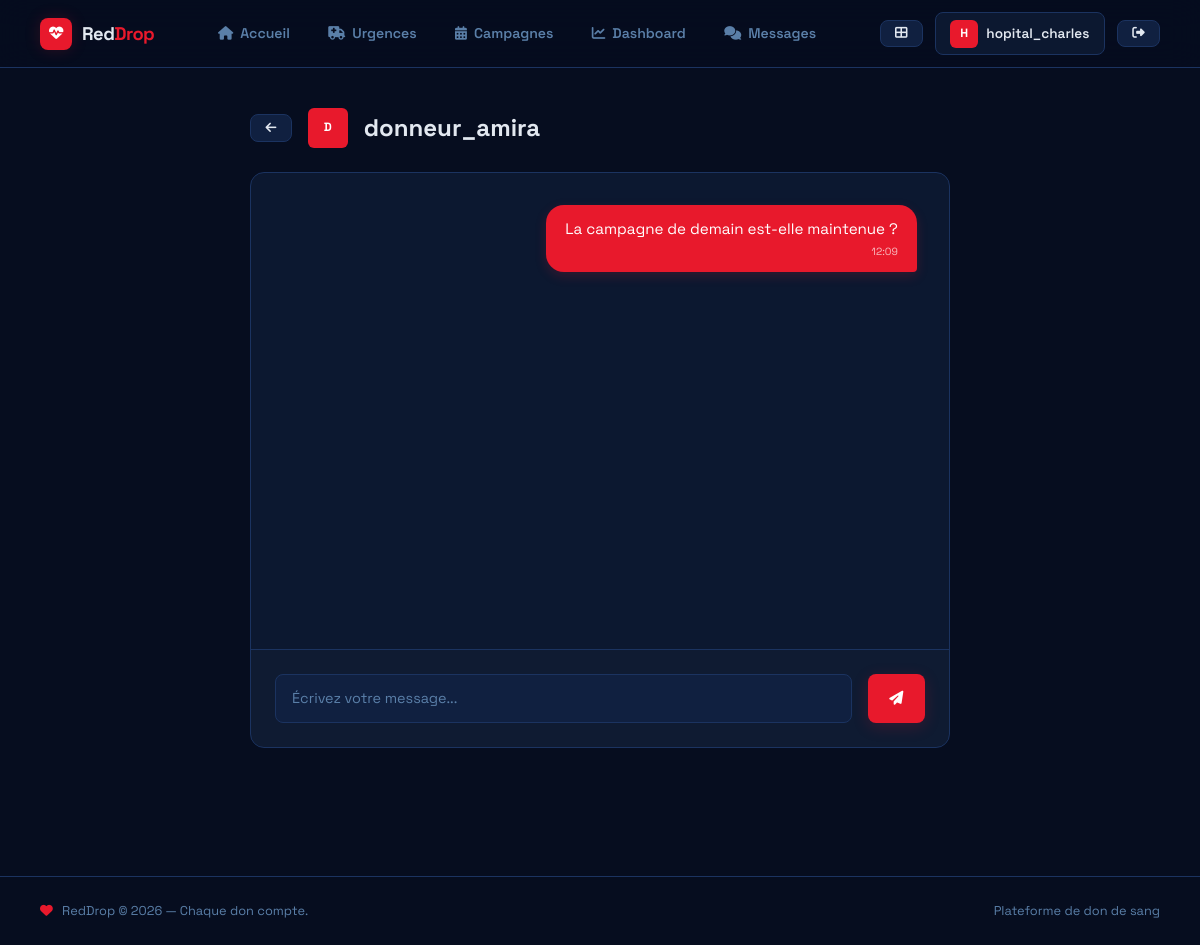
The app's page /reddrop/messages/7/ (signed in) with its own data.
### reddrop/models.py (models this page shows, shortened)
class Message(models.Model):
    expediteur = models.ForeignKey(settings.AUTH_USER_MODEL, on_delete=models.CASCADE, related_name='messages_envoyes')
    destinataire = models.ForeignKey(settings.AUTH_USER_MODEL, on_delete=models.CASCADE, related_name='messages_recus')
    contenu = models.TextField()
    date_envoi = models.DateTimeField(auto_now_add=True)
    lue = models.BooleanField(default=False)
    class Meta:
        ordering = ['date_envoi']

### reddrop/views.py (the view, shortened to what this page needs)
# urls.py: path('messages/<int:user_id>/', views.view_conversation, name='view_conversation'),
@login_required
def view_conversation(request, user_id):
    from django.contrib.auth.models import User
    other_user = get_object_or_404(User, id=user_id)
    messages_chat = Message.objects.filter(
        (models.Q(expediteur=request.user) & models.Q(destinataire=other_user)) |
        (models.Q(expediteur=other_user) & models.Q(destinataire=request.user))
    ).order_by('date_envoi')
    return render(request, 'reddrop/chat.html', {
        'other_user': other_user,
        'messages_chat': messages_chat
    })

### reddrop/templates/reddrop/chat.html (shortened to what this page needs)
{% extends 'reddrop/base.html' %}
{% block content %}
<div class="ls-in chat-wrapper">
  <div style="margin-bottom:1.5rem; display:flex; align-items:center; gap:1rem;">
    <a href="{% url 'message_list' %}" class="ls-btn ls-btn-ghost ls-btn-sm"><i class="fas fa-arrow-left"></i></a>
    <div class="ls-avatar" style="width:40px; height:40px;">{{ other_user.username|slice:":1"|upper }}</div>
    <h2 style="font-size:1.5rem; font-weight:800; margin:0;">{{ other_user.username }}</h2>
  </div>
  <div class="ls-panel" style="flex-grow:1; display:flex; flex-direction:column; overflow:hidden;">
    <div id="chat-messages" style="flex-grow:1; overflow-y:auto; padding:2rem; display:flex; flex-direction:column; gap:1rem;">
      {% for msg in messages_chat %}
        <div class="chat-bubble {% if msg.expediteur == user %}msg-sent{% else %}msg-received{% endif %}">
          <div>{{ msg.contenu }}</div>
          <div class="msg-time">{{ msg.date_envoi|date:"H:i" }}</div>
        </div>
      {% endfor %}
    </div>
    <div style="padding:1.5rem; border-top:1px solid var(--ls-border); background:rgba(255,255,255,0.01);">
      <form method="post" style="display:flex; gap:1rem;">
        <input type="text" name="contenu" class="ls-input" placeholder="Écrivez votre message..." autocomplete="off" required style="flex-grow:1;">
        <button type="submit" class="ls-btn ls-btn-primary">
          <i class="fas fa-paper-plane"></i>
        </button>
      </form>
    </div>
  </div>
</div>
{% endblock %}

### reddrop/templates/reddrop/base.html (shortened to what this page needs)
{% load static %}
<!DOCTYPE html>
<html lang="fr">
<head>
  <link href="https://cdn.jsdelivr.net/npm/bootstrap@5.3.2/dist/css/bootstrap.min.css" rel="stylesheet">
  <link rel="stylesheet" href="https://cdnjs.cloudflare.com/ajax/libs/font-awesome/6.4.2/css/all.min.css">
  <link rel="stylesheet" href="{% static 'css/blood_v2.css' %}">
</head>
<body class="ls-body">
{% block navbar %}
<nav class="ls-nav">
  <a href="{% url 'blood_home' %}" class="ls-brand">
    <span class="ls-brand-dot"><i class="fas fa-heartbeat"></i></span>
    <span style="color:#E2E8F0;">Red<span style="color:#E8192C;">Drop</span></span>
  </a>
  <div class="ls-nav-center">
    <a href="{% url 'blood_home' %}" class="ls-nav-link {% if request.resolver_match.url_name == 'blood_home' %}active{% endif %}">
      <i class="fas fa-home"></i> Accueil
    </a>
    <a href="{% url 'blood_demandes' %}" class="ls-nav-link {% if request.resolver_match.url_name == 'blood_demandes' %}active{% endif %}">
      <i class="fas fa-ambulance"></i> Urgences
    </a>
    <a href="{% url 'blood_campaigns' %}" class="ls-nav-link {% if request.resolver_match.url_name == 'blood_campaigns' %}active{% endif %}">
      <i class="fas fa-calendar-alt"></i> Campagnes
    </a>
    {% if request.user.is_authenticated %}
    <a href="{% url 'blood_dashboard' %}" class="ls-nav-link {% if request.resolver_match.url_name == 'blood_dashboard' %}active{% endif %}">
      <i class="fas fa-chart-line"></i> Dashboard
    </a>
    <a href="{% url 'message_list' %}" class="ls-nav-link {% if request.resolver_match.url_name == 'message_list' %}active{% endif %}">
      <i class="fas fa-comments"></i> Messages
    </a>
    {% endif %}
  </div>
  <div class="ls-nav-right">
    <a href="/" class="ls-btn ls-btn-ghost ls-btn-sm" title="Changer d'app">
      <i class="fas fa-th-large"></i>
    </a>
    {% if request.user.is_authenticated %}
    <div class="ls-user-chip">
      <div class="ls-avatar">{{ request.user.username|slice:":1"|upper }}</div>
      {{ request.user.username }}
    </div>
    <a href="{% url 'blood_logout' %}" class="ls-btn ls-btn-ghost ls-btn-sm">
      <i class="fas fa-sign-out-alt"></i>
    </a>
    {% endif %}
  </div>
</nav>
{% endblock navbar %}
<div class="ls-page">
  {% block content %}{% endblock %}
</div>
<footer class="ls-footer">
  <span><i class="fas fa-heart" style="color:var(--ls-red); margin-right:6px;"></i> RedDrop &copy; {% now "Y" %} — Chaque don compte.</span>
  <span>Plateforme de don de sang</span>
</footer>
</body>
</html>

### static/css/blood_v2.css (style rules this page uses)
:root { --ls-bg: #060D1F; --ls-surface: #0C1830; --ls-panel: #102040; --ls-elevated: #162A52; --ls-red: #E8192C; --ls-red-dark: #B5121F; --ls-red-glow: rgba(232, 25, 44, 0.18); --ls-red-subtle: rgba(232, 25, 44, 0.08); --ls-orange: #FF6B35; --ls-teal: #00D4AA; --ls-yellow: #FFB800; --ls-text: #E2E8F0; --ls-muted: #5A7FA8; --ls-border: #1B3360; --ls-shadow: 0 8px 32px rgba(0, 0, 0, 0.55); --ls-radius: 14px; --ls-radius-sm: 8px; --nav-h: 68px; }
*, *::before, *::after { box-sizing: border-box; margin: 0; padding: 0; }
body.ls-body { font-family: 'Space Grotesk', sans-serif; background-color: var(--ls-bg); color: var(--ls-text); min-height: 100vh; line-height: 1.6; }
a { color: inherit; text-decoration: none; }
.ls-nav { height: var(--nav-h); background: rgba(6, 13, 31, 0.92); backdrop-filter: blur(16px); border-bottom: 1px solid var(--ls-border); position: sticky; top: 0; z-index: 999; display: flex; align-items: center; padding: 0 2.5rem; gap: 2rem; }
.ls-brand { display: flex; align-items: center; gap: 10px; font-weight: 800; font-size: 1.15rem; letter-spacing: -0.03em; flex-shrink: 0; }
.ls-brand-dot { width: 32px; height: 32px; background: var(--ls-red); border-radius: 8px; display: flex; align-items: center; justify-content: center; font-size: 0.9rem; color: #fff; box-shadow: 0 0 16px var(--ls-red-glow); }
.ls-nav-center { display: flex; align-items: center; gap: 0.4rem; margin: 0 auto; }
.ls-nav-link { display: flex; align-items: center; gap: 7px; padding: 0.5rem 1rem; border-radius: var(--ls-radius-sm); font-size: 0.88rem; font-weight: 600; color: var(--ls-muted); transition: all 0.2s; }
.ls-nav-link i { font-size: 0.85rem; }
.ls-nav-right { display: flex; align-items: center; gap: 0.75rem; flex-shrink: 0; }
.ls-page { padding: 2.5rem 2.5rem 4rem; max-width: 1400px; margin: 0 auto; }
.ls-panel { background: var(--ls-surface); border: 1px solid var(--ls-border); border-radius: var(--ls-radius); overflow: hidden; }
.ls-btn { display: inline-flex; align-items: center; gap: 7px; padding: 0.65rem 1.35rem; border-radius: var(--ls-radius-sm); font-weight: 700; font-size: 0.88rem; cursor: pointer; border: none; transition: all 0.2s; font-family: 'Space Grotesk', sans-serif; }
.ls-btn-primary { background: var(--ls-red); color: #fff; box-shadow: 0 4px 16px var(--ls-red-glow); }
.ls-btn-ghost { background: var(--ls-panel); color: var(--ls-text); border: 1px solid var(--ls-border); }
.ls-btn-sm { padding: 0.4rem 0.9rem; font-size: 0.78rem; }
.ls-input, .ls-select, select.form-select, input.form-control, textarea.form-control { width: 100%; background: var(--ls-panel) !important; border: 1px solid var(--ls-border) !important; border-radius: var(--ls-radius-sm); padding: 0.75rem 1rem; font-family: 'Space Grotesk', sans-serif; font-size: 0.9rem; color: var(--ls-text) !important; transition: border-color 0.2s, box-shadow 0.2s; }
.ls-input::placeholder, input.form-control::placeholder { color: var(--ls-muted); }
.ls-footer { padding: 1.5rem 2.5rem; border-top: 1px solid var(--ls-border); display: flex; justify-content: space-between; align-items: center; font-size: 0.8rem; color: var(--ls-muted); margin-top: 4rem; }
.ls-user-chip { display: flex; align-items: center; gap: 8px; background: var(--ls-surface); border: 1px solid var(--ls-border); border-radius: 8px; padding: 0.4rem 0.9rem; font-size: 0.85rem; font-weight: 600; color: var(--ls-text); }
.ls-avatar { width: 28px; height: 28px; background: var(--ls-red); border-radius: 6px; display: flex; align-items: center; justify-content: center; font-weight: 800; font-size: 0.75rem; color: #fff; }
.ls-in { animation: glow-in 0.4s ease both; }

### reddrop/templates/reddrop/chat.html (style rules this page uses)
.chat-wrapper { max-width: 700px; margin: 0 auto; height: 80vh; display: flex; flex-direction: column; }
.chat-bubble { max-width: 80%; padding: 0.8rem 1.2rem; border-radius: 18px; position: relative; font-size: 0.95rem; line-height: 1.4; transition: transform 0.2s; }
.msg-sent { align-self: flex-end; background: var(--ls-red); color: #fff; border-bottom-right-radius: 4px; box-shadow: 0 4px 12px var(--ls-red-glow); }
.msg-time { font-size: 0.65rem; margin-top: 6px; opacity: 0.7; text-align: right; }

### records on screen
Message: contenu "La campagne de demain est-elle maintenue ?", date_envoi "12:09"

### other values on screen
{{ request.user.username|slice:":1"|upper }} "H"
{{ request.user.username }} "hopital_charles"
{{ other_user.username|slice:":1"|upper }} "D"
{{ other_user.username }} "donneur_amira"
